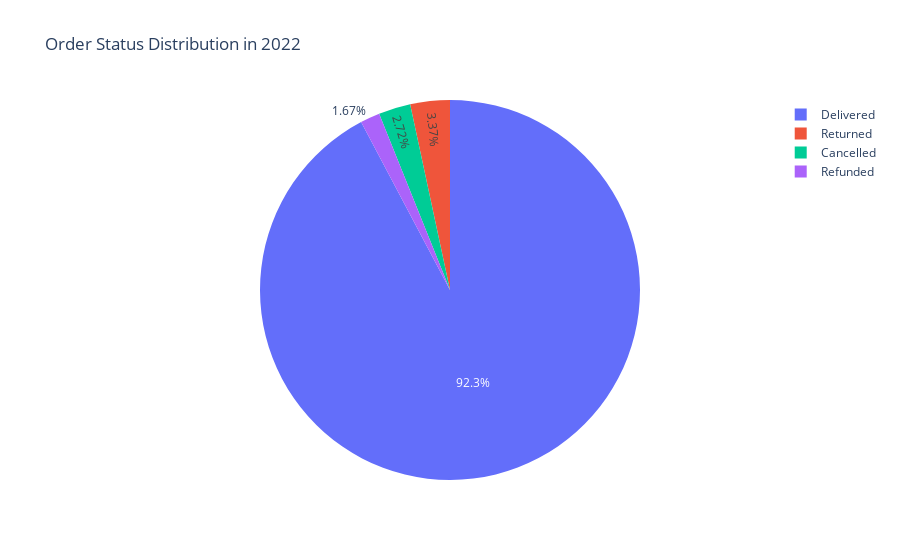

Here is the notebook cell this chart was saved with:
### Markdown cell above
## Question 4.
Check for Order Status: 
- Identified different order statuses in 2022.

### Code cell
# Filter data for the year 2022
df_2022 = df.loc['2022-01-01':'2022-12-31']

# Group data by Order Status
order_status_counts = df_2022['Status'].value_counts().reset_index()
order_status_counts.columns = ['Status', 'Count']

# Create a pie chart
fig = px.pie(order_status_counts, names='Status', values='Count', title='Order Status Distribution in 2022')

# Show the plot
fig.show()

### Figure 1 — Plotly figure (JSON) as saved in the notebook; plotly's stock layout.template omitted (floating-point values rounded to 4 significant figures)
{"data": [{"domain": {"x": [0, 1], "y": [0, 1]}, "hovertemplate": "Status=%{label}<br>Count=%{value}<extra></extra>", "labels": ["Delivered", "Returned", "Cancelled", "Refunded"], "legendgroup": "", "name": "", "showlegend": true, "type": "pie", "values": [28641, 1045, 844, 517]}], "layout": {"legend": {"tracegroupgap": 0}, "title": {"text": "Order Status Distribution in 2022"}}}
